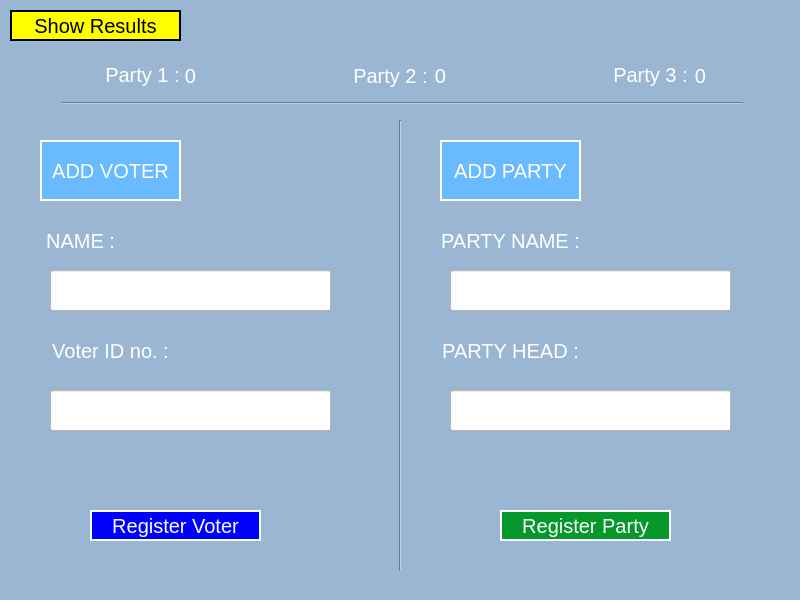
<?xml version="1.0" encoding="UTF-8"?>
<ui version="4.0">
 <class>MainWindow</class>
 <widget class="QMainWindow" name="MainWindow">
  <property name="geometry">
   <rect>
    <x>0</x>
    <y>0</y>
    <width>800</width>
    <height>600</height>
   </rect>
  </property>
  <property name="font">
   <font>
    <family>Arial</family>
   </font>
  </property>
  <property name="cursor">
   <cursorShape>ArrowCursor</cursorShape>
  </property>
  <property name="windowTitle">
   <string>Admin Section</string>
  </property>
  <property name="autoFillBackground">
   <bool>false</bool>
  </property>
  <property name="styleSheet">
   <string notr="true">background-color:rgb(155, 182, 210)</string>
  </property>
  <widget class="QWidget" name="centralwidget">
   <widget class="QLabel" name="label">
    <property name="geometry">
     <rect>
      <x>72</x>
      <y>44</y>
      <width>141</width>
      <height>61</height>
     </rect>
    </property>
    <property name="autoFillBackground">
     <bool>false</bool>
    </property>
    <property name="styleSheet">
     <string notr="true">color:rgb(255, 255, 255);
font-size:20px;</string>
    </property>
    <property name="text">
     <string>Party 1 :</string>
    </property>
    <property name="alignment">
     <set>Qt::AlignCenter</set>
    </property>
   </widget>
   <widget class="QLabel" name="label_2">
    <property name="geometry">
     <rect>
      <x>320</x>
      <y>45</y>
      <width>141</width>
      <height>61</height>
     </rect>
    </property>
    <property name="autoFillBackground">
     <bool>false</bool>
    </property>
    <property name="styleSheet">
     <string notr="true">color:rgb(255, 255, 255);
font-size:20px;</string>
    </property>
    <property name="text">
     <string>Party 2 :</string>
    </property>
    <property name="alignment">
     <set>Qt::AlignCenter</set>
    </property>
   </widget>
   <widget class="QLabel" name="label_3">
    <property name="geometry">
     <rect>
      <x>580</x>
      <y>44</y>
      <width>141</width>
      <height>61</height>
     </rect>
    </property>
    <property name="autoFillBackground">
     <bool>false</bool>
    </property>
    <property name="styleSheet">
     <string notr="true">color:rgb(255, 255, 255);
font-size:20px;</string>
    </property>
    <property name="text">
     <string>Party 3 :</string>
    </property>
    <property name="alignment">
     <set>Qt::AlignCenter</set>
    </property>
   </widget>
   <widget class="QLabel" name="label_4">
    <property name="geometry">
     <rect>
      <x>180</x>
      <y>50</y>
      <width>21</width>
      <height>51</height>
     </rect>
    </property>
    <property name="autoFillBackground">
     <bool>false</bool>
    </property>
    <property name="styleSheet">
     <string notr="true">color:rgb(255, 255, 255);
font-size:20px;</string>
    </property>
    <property name="text">
     <string>0</string>
    </property>
    <property name="alignment">
     <set>Qt::AlignCenter</set>
    </property>
   </widget>
   <widget class="Line" name="line">
    <property name="geometry">
     <rect>
      <x>62</x>
      <y>93</y>
      <width>681</width>
      <height>20</height>
     </rect>
    </property>
    <property name="orientation">
     <enum>Qt::Horizontal</enum>
    </property>
   </widget>
   <widget class="QLabel" name="label_5">
    <property name="geometry">
     <rect>
      <x>690</x>
      <y>50</y>
      <width>21</width>
      <height>51</height>
     </rect>
    </property>
    <property name="autoFillBackground">
     <bool>false</bool>
    </property>
    <property name="styleSheet">
     <string notr="true">color:rgb(255, 255, 255);
font-size:20px;</string>
    </property>
    <property name="text">
     <string>0</string>
    </property>
    <property name="alignment">
     <set>Qt::AlignCenter</set>
    </property>
   </widget>
   <widget class="QLabel" name="label_6">
    <property name="geometry">
     <rect>
      <x>430</x>
      <y>50</y>
      <width>21</width>
      <height>51</height>
     </rect>
    </property>
    <property name="autoFillBackground">
     <bool>false</bool>
    </property>
    <property name="styleSheet">
     <string notr="true">color:rgb(255, 255, 255);
font-size:20px;</string>
    </property>
    <property name="text">
     <string>0</string>
    </property>
    <property name="alignment">
     <set>Qt::AlignCenter</set>
    </property>
   </widget>
   <widget class="QLabel" name="label_7">
    <property name="geometry">
     <rect>
      <x>40</x>
      <y>140</y>
      <width>141</width>
      <height>61</height>
     </rect>
    </property>
    <property name="autoFillBackground">
     <bool>false</bool>
    </property>
    <property name="styleSheet">
     <string notr="true">color:rgb(255, 255, 255);
font-size:20px;
background-color: rgb(106, 186, 255);
border:2px solid white;</string>
    </property>
    <property name="text">
     <string>ADD VOTER</string>
    </property>
    <property name="alignment">
     <set>Qt::AlignCenter</set>
    </property>
   </widget>
   <widget class="QLabel" name="label_8">
    <property name="geometry">
     <rect>
      <x>10</x>
      <y>210</y>
      <width>141</width>
      <height>61</height>
     </rect>
    </property>
    <property name="autoFillBackground">
     <bool>false</bool>
    </property>
    <property name="styleSheet">
     <string notr="true">color:rgb(255, 255, 255);
font-size:20px;</string>
    </property>
    <property name="text">
     <string>NAME :</string>
    </property>
    <property name="alignment">
     <set>Qt::AlignCenter</set>
    </property>
   </widget>
   <widget class="QLabel" name="label_9">
    <property name="geometry">
     <rect>
      <x>40</x>
      <y>320</y>
      <width>141</width>
      <height>61</height>
     </rect>
    </property>
    <property name="autoFillBackground">
     <bool>false</bool>
    </property>
    <property name="styleSheet">
     <string notr="true">color:rgb(255, 255, 255);
font-size:20px;</string>
    </property>
    <property name="text">
     <string>Voter ID no. :</string>
    </property>
    <property name="alignment">
     <set>Qt::AlignCenter</set>
    </property>
   </widget>
   <widget class="QLineEdit" name="lineEdit">
    <property name="geometry">
     <rect>
      <x>50</x>
      <y>270</y>
      <width>281</width>
      <height>41</height>
     </rect>
    </property>
    <property name="autoFillBackground">
     <bool>false</bool>
    </property>
    <property name="styleSheet">
     <string notr="true">background-color: rgb(255, 255, 255);
color: rgb(46, 54, 63);</string>
    </property>
    <property name="text">
     <string/>
    </property>
   </widget>
   <widget class="QLineEdit" name="lineEdit_2">
    <property name="geometry">
     <rect>
      <x>50</x>
      <y>390</y>
      <width>281</width>
      <height>41</height>
     </rect>
    </property>
    <property name="autoFillBackground">
     <bool>false</bool>
    </property>
    <property name="styleSheet">
     <string notr="true">background-color: rgb(255, 255, 255);
color: rgb(46, 54, 63);</string>
    </property>
    <property name="text">
     <string/>
    </property>
   </widget>
   <widget class="QPushButton" name="pushButton">
    <property name="geometry">
     <rect>
      <x>90</x>
      <y>510</y>
      <width>171</width>
      <height>31</height>
     </rect>
    </property>
    <property name="autoFillBackground">
     <bool>false</bool>
    </property>
    <property name="styleSheet">
     <string notr="true">color: rgb(255, 255, 255);
background-color: rgb(0, 0, 255);
font-size:20px;
border:2px solid white;</string>
    </property>
    <property name="text">
     <string>Register Voter</string>
    </property>
   </widget>
   <widget class="Line" name="line_2">
    <property name="geometry">
     <rect>
      <x>390</x>
      <y>120</y>
      <width>20</width>
      <height>451</height>
     </rect>
    </property>
    <property name="orientation">
     <enum>Qt::Vertical</enum>
    </property>
   </widget>
   <widget class="QLabel" name="label_10">
    <property name="geometry">
     <rect>
      <x>440</x>
      <y>140</y>
      <width>141</width>
      <height>61</height>
     </rect>
    </property>
    <property name="autoFillBackground">
     <bool>false</bool>
    </property>
    <property name="styleSheet">
     <string notr="true">color:rgb(255, 255, 255);
font-size:20px;
background-color: rgb(106, 186, 255);
border:2px solid white;</string>
    </property>
    <property name="text">
     <string>ADD PARTY</string>
    </property>
    <property name="alignment">
     <set>Qt::AlignCenter</set>
    </property>
   </widget>
   <widget class="QLineEdit" name="lineEdit_3">
    <property name="geometry">
     <rect>
      <x>450</x>
      <y>390</y>
      <width>281</width>
      <height>41</height>
     </rect>
    </property>
    <property name="autoFillBackground">
     <bool>false</bool>
    </property>
    <property name="styleSheet">
     <string notr="true">background-color: rgb(255, 255, 255);
color: rgb(46, 54, 63);</string>
    </property>
    <property name="text">
     <string/>
    </property>
   </widget>
   <widget class="QLabel" name="label_11">
    <property name="geometry">
     <rect>
      <x>440</x>
      <y>210</y>
      <width>141</width>
      <height>61</height>
     </rect>
    </property>
    <property name="autoFillBackground">
     <bool>false</bool>
    </property>
    <property name="styleSheet">
     <string notr="true">color:rgb(255, 255, 255);
font-size:20px;</string>
    </property>
    <property name="text">
     <string>PARTY NAME :</string>
    </property>
    <property name="alignment">
     <set>Qt::AlignCenter</set>
    </property>
   </widget>
   <widget class="QLineEdit" name="lineEdit_4">
    <property name="geometry">
     <rect>
      <x>450</x>
      <y>270</y>
      <width>281</width>
      <height>41</height>
     </rect>
    </property>
    <property name="autoFillBackground">
     <bool>false</bool>
    </property>
    <property name="styleSheet">
     <string notr="true">background-color: rgb(255, 255, 255);
color: rgb(46, 54, 63);</string>
    </property>
    <property name="text">
     <string/>
    </property>
   </widget>
   <widget class="QLabel" name="label_12">
    <property name="geometry">
     <rect>
      <x>440</x>
      <y>320</y>
      <width>141</width>
      <height>61</height>
     </rect>
    </property>
    <property name="autoFillBackground">
     <bool>false</bool>
    </property>
    <property name="styleSheet">
     <string notr="true">color:rgb(255, 255, 255);
font-size:20px;</string>
    </property>
    <property name="text">
     <string>PARTY HEAD :</string>
    </property>
    <property name="alignment">
     <set>Qt::AlignCenter</set>
    </property>
   </widget>
   <widget class="QPushButton" name="pushButton_2">
    <property name="geometry">
     <rect>
      <x>500</x>
      <y>510</y>
      <width>171</width>
      <height>31</height>
     </rect>
    </property>
    <property name="autoFillBackground">
     <bool>false</bool>
    </property>
    <property name="styleSheet">
     <string notr="true">color: rgb(255, 255, 255);
background-color: rgb(6, 152, 43);
font-size:20px;
border:2px solid white;</string>
    </property>
    <property name="text">
     <string>Register Party</string>
    </property>
   </widget>
   <widget class="QPushButton" name="pushButton_3">
    <property name="geometry">
     <rect>
      <x>10</x>
      <y>10</y>
      <width>171</width>
      <height>31</height>
     </rect>
    </property>
    <property name="autoFillBackground">
     <bool>false</bool>
    </property>
    <property name="styleSheet">
     <string notr="true">
background-color: rgb(255, 255, 0);
font-size:20px;
border:2px solid;</string>
    </property>
    <property name="text">
     <string>Show Results</string>
    </property>
   </widget>
  </widget>
  <widget class="QStatusBar" name="statusbar"/>
 </widget>
 <resources/>
 <connections/>
</ui>
